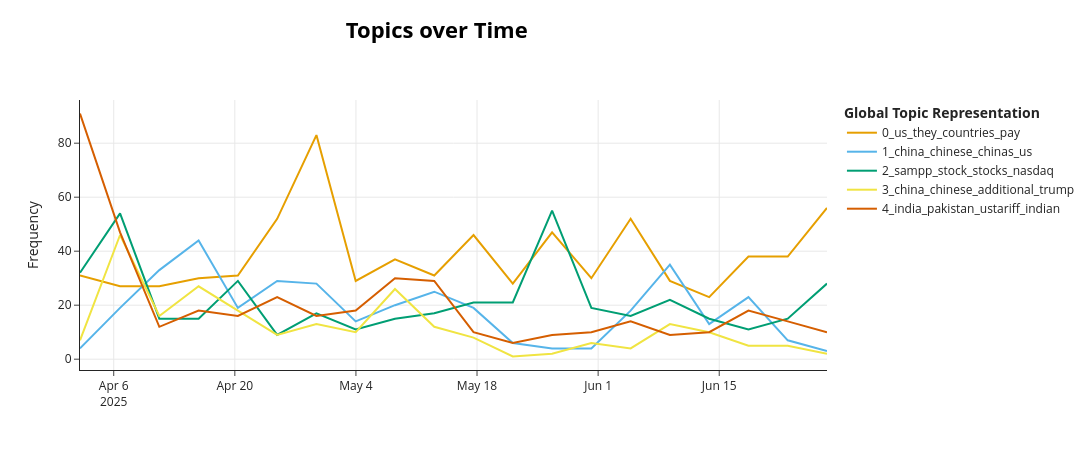

Notebook code for this chart:
### Code cell
topic_model.visualize_topics_over_time(tot, top_n_topics=5)

### Figure 1 — Plotly figure (JSON) as saved in the notebook; plotly's stock layout.template omitted (floating-point values rounded to 4 significant figures)
{"data": [{"hoverinfo": "text", "hovertext": ["<b>Topic 0</b><br>Words: ok, we, countries, its, them", "<b>Topic 0</b><br>Words: importer, countries, they, us, products", "<b>Topic 0</b><br>Words: them, we, us, demand, they", "<b>Topic 0</b><br>Words: countries, us, them, country, citizens", "<b>Topic 0</b><br>Words: company, product, if, dont, countries", "<b>Topic 0</b><br>Words: countries, other, income, we, us", "<b>Topic 0</b><br>Words: product, importer, countries, us, other", "<b>Topic 0</b><br>Words: item, importer, countries, us, pay", "<b>Topic 0</b><br>Words: importer, paid, exporter, us, pay", "<b>Topic 0</b><br>Words: company, original, consumer, country, brings", "<b>Topic 0</b><br>Words: pay, they, you, cost, importer", "<b>Topic 0</b><br>Words: charge, government, nations, product, us", "<b>Topic 0</b><br>Words: we, countries, us, they, tax", "<b>Topic 0</b><br>Words: pay, countries, pays, them, we", "<b>Topic 0</b><br>Words: revenue, us, countries, ok, other", "<b>Topic 0</b><br>Words: tax, dont, us, pay, them", "<b>Topic 0</b><br>Words: shit, why, stand, our, spin", "<b>Topic 0</b><br>Words: paying, they, us, country, world", "<b>Topic 0</b><br>Words: price, we, us, you, how", "<b>Topic 0</b><br>Words: pays, importer, collected, us, pay"], "marker": {"color": "#E69F00"}, "mode": "lines", "name": "0_us_they_countries_pay", "type": "scatter", "x": ["2025-04-02T02:23:59.136000000", "2025-04-06T17:32:58.200000000", "2025-04-11T06:31:11.400000000", "2025-04-15T19:29:24.600000000", "2025-04-20T08:27:37.800000000", "2025-04-24T21:25:51.000000000", "2025-04-29T10:24:04.200000000", "2025-05-03T23:22:17.400000000", "2025-05-08T12:20:30.600000000", "2025-05-13T01:18:43.800000000", "2025-05-17T14:16:57.000000000", "2025-05-22T03:15:10.200000000", "2025-05-26T16:13:23.400000000", "2025-05-31T05:11:36.600000000", "2025-06-04T18:09:49.800000000", "2025-06-09T07:08:03.000000000", "2025-06-13T20:06:16.200000000", "2025-06-18T09:04:29.400000000", "2025-06-22T22:02:42.600000000", "2025-06-27T11:00:55.800000000"], "y": [31, 27, 27, 30, 31, 52, 83, 29, 37, 31, 46, 28, 47, 30, 52, 29, 23, 38, 38, 56]}, {"hoverinfo": "text", "hovertext": ["<b>Topic 1</b><br>Words: citizens, imposed, huh, chinese, hit", "<b>Topic 1</b><br>Words: china, chinese, chinas, billion, us", "<b>Topic 1</b><br>Words: china, chinese, import, us, things", "<b>Topic 1</b><br>Words: china, chinese, chinas, us, war", "<b>Topic 1</b><br>Words: chinas, china, chinese, sanction, war", "<b>Topic 1</b><br>Words: china, chinese, war, manufacturing, us", "<b>Topic 1</b><br>Words: chinese, china, chinas, exports, us", "<b>Topic 1</b><br>Words: china, average, chinas, stop, chinese", "<b>Topic 1</b><br>Words: china, chinese, win, goods, cheaper", "<b>Topic 1</b><br>Words: china, chinese, companies, goods, us", "<b>Topic 1</b><br>Words: china, chinese, spent, item, same", "<b>Topic 1</b><br>Words: labor, simply, china, cost, somewhere", "<b>Topic 1</b><br>Words: space, freedom, theirs, raised, china", "<b>Topic 1</b><br>Words: chinese, reliance, monetary, imbalance, shortages", "<b>Topic 1</b><br>Words: china, chinese, shifting, produce, products", "<b>Topic 1</b><br>Words: china, chinese, pay, goods, us", "<b>Topic 1</b><br>Words: china, machine, chinas, taxed, pay", "<b>Topic 1</b><br>Words: china, chinese, still, western, us", "<b>Topic 1</b><br>Words: land, china, lows, option, wondering", "<b>Topic 1</b><br>Words: prefer, beneficial, smarter, paid, anyway"], "marker": {"color": "#56B4E9"}, "mode": "lines", "name": "1_china_chinese_chinas_us", "type": "scatter", "x": ["2025-04-02T02:23:59.136000000", "2025-04-06T17:32:58.200000000", "2025-04-11T06:31:11.400000000", "2025-04-15T19:29:24.600000000", "2025-04-20T08:27:37.800000000", "2025-04-24T21:25:51.000000000", "2025-04-29T10:24:04.200000000", "2025-05-03T23:22:17.400000000", "2025-05-08T12:20:30.600000000", "2025-05-13T01:18:43.800000000", "2025-05-17T14:16:57.000000000", "2025-05-22T03:15:10.200000000", "2025-05-26T16:13:23.400000000", "2025-05-31T05:11:36.600000000", "2025-06-04T18:09:49.800000000", "2025-06-09T07:08:03.000000000", "2025-06-13T20:06:16.200000000", "2025-06-18T09:04:29.400000000", "2025-06-22T22:02:42.600000000", "2025-06-27T11:00:55.800000000"], "y": [4, 19, 33, 44, 19, 29, 28, 14, 20, 25, 19, 6, 4, 4, 18, 35, 13, 23, 7, 3]}, {"hoverinfo": "text", "hovertext": ["<b>Topic 2</b><br>Words: sampp, nasdaq, points, market, stocks", "<b>Topic 2</b><br>Words: sampp, nasdaq, points, pause, stock", "<b>Topic 2</b><br>Words: futures, nasdaq, sampp, stock, stocks", "<b>Topic 2</b><br>Words: stock, sampp, stocks, market, earnings", "<b>Topic 2</b><br>Words: sampp, investors, stocks, earnings, markets", "<b>Topic 2</b><br>Words: sampp, stocks, market, stock, significant", "<b>Topic 2</b><br>Words: street, wall, stock, sampp, markets", "<b>Topic 2</b><br>Words: stock, stocks, market, sampp, equity", "<b>Topic 2</b><br>Words: futures, market, stock, sampp, surge", "<b>Topic 2</b><br>Words: stock, futures, sampp, stocks, market", "<b>Topic 2</b><br>Words: stock, sampp, market, stocks, spy", "<b>Topic 2</b><br>Words: sampp, stock, futures, markets, market", "<b>Topic 2</b><br>Words: futures, sampp, nasdaq, stocks, stock", "<b>Topic 2</b><br>Words: sampp, nasdaq, stock, stocks, market", "<b>Topic 2</b><br>Words: sampp, stock, market, stocks, stockmarket", "<b>Topic 2</b><br>Words: stocks, sampp, markets, market, equity", "<b>Topic 2</b><br>Words: investors, stocks, futures, sampp, markets", "<b>Topic 2</b><br>Words: stocks, sampp, markets, stock, spx", "<b>Topic 2</b><br>Words: nasdaq, stock, sampp, market, worries", "<b>Topic 2</b><br>Words: sampp, record, nasdaq, stocks, highs"], "marker": {"color": "#009E73"}, "mode": "lines", "name": "2_sampp_stock_stocks_nasdaq", "type": "scatter", "x": ["2025-04-02T02:23:59.136000000", "2025-04-06T17:32:58.200000000", "2025-04-11T06:31:11.400000000", "2025-04-15T19:29:24.600000000", "2025-04-20T08:27:37.800000000", "2025-04-24T21:25:51.000000000", "2025-04-29T10:24:04.200000000", "2025-05-03T23:22:17.400000000", "2025-05-08T12:20:30.600000000", "2025-05-13T01:18:43.800000000", "2025-05-17T14:16:57.000000000", "2025-05-22T03:15:10.200000000", "2025-05-26T16:13:23.400000000", "2025-05-31T05:11:36.600000000", "2025-06-04T18:09:49.800000000", "2025-06-09T07:08:03.000000000", "2025-06-13T20:06:16.200000000", "2025-06-18T09:04:29.400000000", "2025-06-22T22:02:42.600000000", "2025-06-27T11:00:55.800000000"], "y": [32, 54, 15, 15, 29, 9, 17, 11, 15, 17, 21, 21, 55, 19, 16, 22, 15, 11, 15, 28]}, {"hoverinfo": "text", "hovertext": ["<b>Topic 3</b><br>Words: unitedstates, hits, china, april, breakingnews", "<b>Topic 3</b><br>Words: additional, withdraw, china, threatens, retaliatory", "<b>Topic 3</b><br>Words: china, backed, chinese, april, goods", "<b>Topic 3</b><br>Words: china, chinese, imports, breaking, retaliatory", "<b>Topic 3</b><br>Words: china, weak, wont, chinese, win", "<b>Topic 3</b><br>Words: china, caving, xi, ill, threatens", "<b>Topic 3</b><br>Words: china, chinese, goods, else, care", "<b>Topic 3</b><br>Words: china, blow, bessent, knows, develop", "<b>Topic 3</b><br>Words: china, chinese, give, deal, trump", "<b>Topic 3</b><br>Words: china, chinas, backed, won, chinese", "<b>Topic 3</b><br>Words: bite, china, him, come, backfired", "<b>Topic 3</b><br>Words: extending, executive, order, pulled, sale", "<b>Topic 3</b><br>Words: caving, closing, played, recently, sentiment", "<b>Topic 3</b><br>Words: exceptions, china, response, tell, required", "<b>Topic 3</b><br>Words: appear, previously, youre, idiot, fallout", "<b>Topic 3</b><br>Words: laying, china, chinese, deal, additional", "<b>Topic 3</b><br>Words: regarding, collapse, china, chinese, watching", "<b>Topic 3</b><br>Words: china, must, affecting, forgot, re", "<b>Topic 3</b><br>Words: sanctions, am, china, richer, framework", "<b>Topic 3</b><br>Words: fire, vote, hates, raised, remember"], "marker": {"color": "#F0E442"}, "mode": "lines", "name": "3_china_chinese_additional_trump", "type": "scatter", "x": ["2025-04-02T02:23:59.136000000", "2025-04-06T17:32:58.200000000", "2025-04-11T06:31:11.400000000", "2025-04-15T19:29:24.600000000", "2025-04-20T08:27:37.800000000", "2025-04-24T21:25:51.000000000", "2025-04-29T10:24:04.200000000", "2025-05-03T23:22:17.400000000", "2025-05-08T12:20:30.600000000", "2025-05-13T01:18:43.800000000", "2025-05-17T14:16:57.000000000", "2025-05-22T03:15:10.200000000", "2025-05-26T16:13:23.400000000", "2025-05-31T05:11:36.600000000", "2025-06-04T18:09:49.800000000", "2025-06-09T07:08:03.000000000", "2025-06-13T20:06:16.200000000", "2025-06-18T09:04:29.400000000", "2025-06-22T22:02:42.600000000", "2025-06-27T11:00:55.800000000"], "y": [7, 46, 16, 27, 18, 9, 13, 10, 26, 12, 8, 1, 2, 6, 4, 13, 10, 5, 5, 2]}, {"hoverinfo": "text", "hovertext": ["<b>Topic 4</b><br>Words: india, ustariff, indian, pakistan, impact", "<b>Topic 4</b><br>Words: india, ustariff, pakistan, indian, trumptariffs", "<b>Topic 4</b><br>Words: india, ustariff, indian, pakistan, nifty", "<b>Topic 4</b><br>Words: india, indian, ustariff, pakistan, shared", "<b>Topic 4</b><br>Words: india, pakistan, ustariff, indian, trumptariff", "<b>Topic 4</b><br>Words: india, pakistan, ustariff, indian, side", "<b>Topic 4</b><br>Words: india, pakistan, lives, war, ustariff", "<b>Topic 4</b><br>Words: india, pakistan, indian, zero, ustariff", "<b>Topic 4</b><br>Words: india, pakistan, offers, complete, ceasefire", "<b>Topic 4</b><br>Words: india, pakistan, offered, ustariff, theyre", "<b>Topic 4</b><br>Words: india, indian, may, agreed, pakistan", "<b>Topic 4</b><br>Words: india, investments, sign, pakistan, th", "<b>Topic 4</b><br>Words: india, pakistan, ceasefire, role, ustariff", "<b>Topic 4</b><br>Words: india, pakistan, wto, officials, reportedly", "<b>Topic 4</b><br>Words: india, ceasefire, priority, indian, oppose", "<b>Topic 4</b><br>Words: india, eg, visas, agricultural, field", "<b>Topic 4</b><br>Words: india, pakistan, visit, indian, exports", "<b>Topic 4</b><br>Words: india, pakistan, ceasefire, indian, partnership", "<b>Topic 4</b><br>Words: india, pakistan, king, claimed, digital", "<b>Topic 4</b><br>Words: india, indian, friend, advantage, deal"], "marker": {"color": "#D55E00"}, "mode": "lines", "name": "4_india_pakistan_ustariff_indian", "type": "scatter", "x": ["2025-04-02T02:23:59.136000000", "2025-04-06T17:32:58.200000000", "2025-04-11T06:31:11.400000000", "2025-04-15T19:29:24.600000000", "2025-04-20T08:27:37.800000000", "2025-04-24T21:25:51.000000000", "2025-04-29T10:24:04.200000000", "2025-05-03T23:22:17.400000000", "2025-05-08T12:20:30.600000000", "2025-05-13T01:18:43.800000000", "2025-05-17T14:16:57.000000000", "2025-05-22T03:15:10.200000000", "2025-05-26T16:13:23.400000000", "2025-05-31T05:11:36.600000000", "2025-06-04T18:09:49.800000000", "2025-06-09T07:08:03.000000000", "2025-06-13T20:06:16.200000000", "2025-06-18T09:04:29.400000000", "2025-06-22T22:02:42.600000000", "2025-06-27T11:00:55.800000000"], "y": [91, 47, 12, 18, 16, 23, 16, 18, 30, 29, 10, 6, 9, 10, 14, 9, 10, 18, 14, 10]}], "layout": {"height": 450, "hoverlabel": {"bgcolor": "white", "font": {"family": "Rockwell", "size": 16}}, "legend": {"title": {"text": "<b>Global Topic Representation"}}, "title": {"font": {"color": "Black", "size": 22}, "text": "<b>Topics over Time</b>", "x": 0.4, "xanchor": "center", "y": 0.95, "yanchor": "top"}, "width": 1250, "xaxis": {"showgrid": true}, "yaxis": {"showgrid": true, "title": {"text": "Frequency"}}}}
